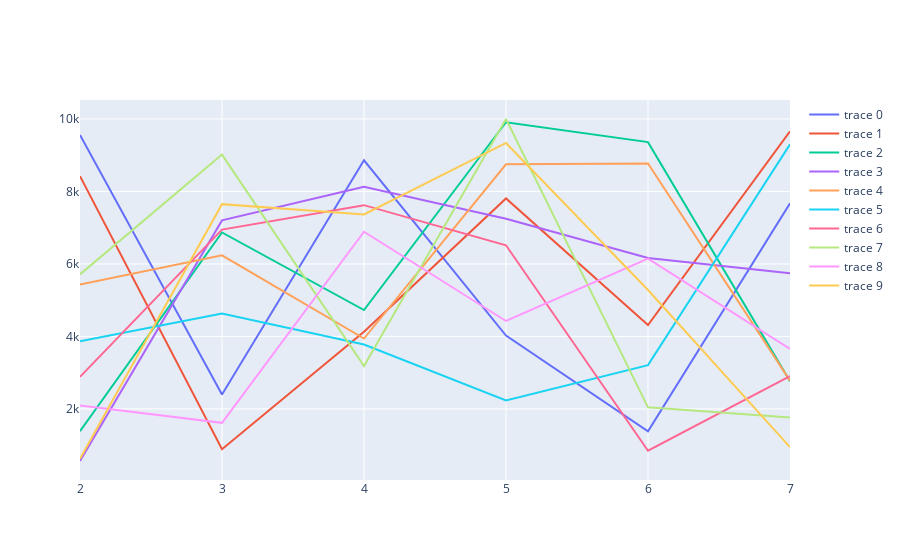

Notebook code cell kept with this figure:
### Code cell
import plotly.graph_objects as go

# Create random data with numpy

# Create traces
fig = go.Figure()
for i in range(total_clients):
    fig.add_trace(go.Scatter(x=list(range(start_cosdefence, fdrs)), y=trust_scores_df[f"client{i}"], mode='lines'))

fig.show()

### Figure 1 — Plotly figure (JSON) as saved in the notebook; plotly's stock layout.template omitted (floating-point values rounded to 4 significant figures)
{"data": [{"mode": "lines", "type": "scatter", "x": [2, 3, 4, 5, 6, 7], "y": [9559, 2398, 8858, 4023, 1383, 7673, 9263, 1798]}, {"mode": "lines", "type": "scatter", "x": [2, 3, 4, 5, 6, 7], "y": [8421, 890, 4131, 7808, 4315, 9657, 2610, 6514]}, {"mode": "lines", "type": "scatter", "x": [2, 3, 4, 5, 6, 7], "y": [1387, 6869, 4728, 9910, 9361, 2765, 8443, 4506]}, {"mode": "lines", "type": "scatter", "x": [2, 3, 4, 5, 6, 7], "y": [563, 7202, 8131, 7249, 6167, 5743, 5248, 448]}, {"mode": "lines", "type": "scatter", "x": [2, 3, 4, 5, 6, 7], "y": [5430, 6238, 3941, 8748, 8774, 2781, 1770, 380]}, {"mode": "lines", "type": "scatter", "x": [2, 3, 4, 5, 6, 7], "y": [3867, 4633, 3776, 2232, 3208, 9301, 4802, 8310]}, {"mode": "lines", "type": "scatter", "x": [2, 3, 4, 5, 6, 7], "y": [2883, 6947, 7622, 6515, 847, 2906, 4415, 9501]}, {"mode": "lines", "type": "scatter", "x": [2, 3, 4, 5, 6, 7], "y": [5711, 9017, 3184, 9999, 2043, 1765, 1707, 1358]}, {"mode": "lines", "type": "scatter", "x": [2, 3, 4, 5, 6, 7], "y": [2097, 1616, 6889, 4426, 6147, 3657, 4305, 2010]}, {"mode": "lines", "type": "scatter", "x": [2, 3, 4, 5, 6, 7], "y": [623, 7650, 7366, 9338, 5281, 944, 7569, 4550]}], "layout": {}}
